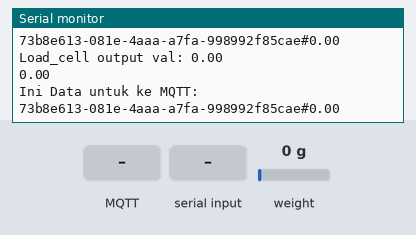
The sketch below on a simulated ESP8266 (NodeMCU). On the bench: the last lines printed to the serial monitor. The test bench sets the inputs (shaded band); at power-on: weight on the scale 0 g. WiFi joins after 1.5 s; servers stay silent unless stated; EEPROM starts erased; no MQTT or app messages arrive unless stated.

Above: at 5.6 s.
5.7 s: MQTT message "t" arrives on the first subscribed topic
At 6.4 s:
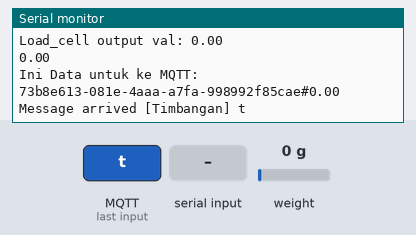
7.4 s: "t\n" received over Serial
8.9 s: MQTT message "1" arrives on the first subscribed topic
At 9.4 s:
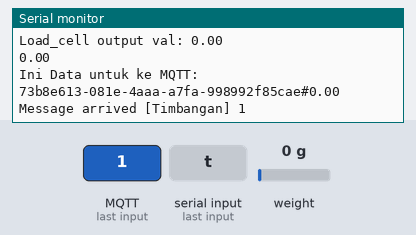
10.5 s: MQTT message "on" arrives on the first subscribed topic
At 10.9 s:
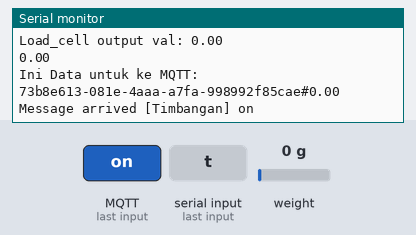
12.0 s: MQTT message "off" arrives on the first subscribed topic
At 12.4 s:
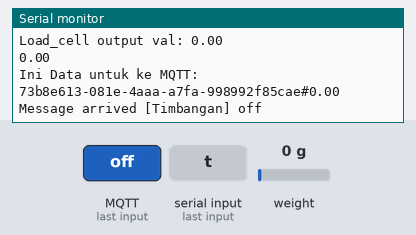
13.5 s: weight on the scale set to 100 g
At 13.9 s:
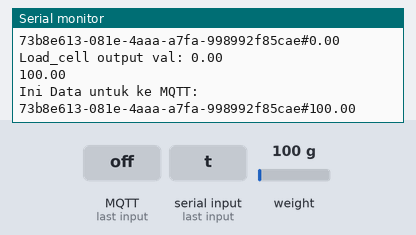

Measured:
- after the input at 5.7 s, the serial monitor: prints a new line after 0.28 s (image 1)
- after the input at 8.9 s, the serial monitor: prints a new line after 0.11 s (image 2)
- after the input at 10.5 s, the serial monitor: prints a new line at once (image 3)
- after the input at 12.0 s, the serial monitor: prints a new line at once (image 4)
- after the input at 13.5 s, the serial monitor: prints a new line after 0.05 s (image 5)

The sketch:

Timbangan_MQTT.ino
```cpp
#include <HX711_ADC.h>
#include <PubSubClient.h> // import Library
#include <ESP8266WiFi.h> // import Library

// --- Library untuk WiFiManager ---
#include <DNSServer.h>
#include <ESP8266WebServer.h>
#include <WiFiManager.h>
// ---------------------------------

#if defined(ESP8266)|| defined(ESP32) || defined(AVR)
#include <EEPROM.h>
#endif

//pins:
const int HX711_dout = D2; //mcu > HX711 dout pin
const int HX711_sck = D6; //mcu > HX711 sck

//HX711 constructor:
HX711_ADC LoadCell(HX711_dout, HX711_sck);

const char* guid                  = "73b8e613-081e-4aaa-a7fa-998992f85cae";

// --- Pengaturan WiFiManager ---
const char* wifiManagerAPName = "LSKK-IWK-LOADCELL-13"; // Nama AP untuk konfigurasi WiFi
const int wifiManagerTimeout = 50; // Timeout portal konfigurasi dalam detik
// ---------------------------------

// const String wifiSsid           = "TEKIDO"; // Dihapus, diganti WiFiManager
// const char* wifiPassword        = "iotworkshop2021"; // Dihapus, diganti WiFiManager
const char* mqttHost              = "iwkrmq.pptik.id"; // Deklarasi untuk link yang akan dituju
const char* mqttUserName          = "/trainerkit:trainerkit"; // Deklarasi untuk nama UserName DI RMQ /survey:survey
const char* mqttPassword          = "12345678"; // Deklarasi untuk Passwordnya di RMQ $surv3yy!
const char* mqttQueueTimbangan    = "Timbangan"; // Deklarasi untuk nama Queue di RMQ
// const char* CL = guid; // Dihapus, diganti MAC Address

WiFiClient espClient;
PubSubClient client(espClient);
byte mac[6]; //array temp mac address //mac memakai 6 byte
String MACAddress; // dari byte dirubah jadi string
////////////////////////////////////////
const int calVal_eepromAdress = 0;
unsigned long t = 0;

// --- Fungsi Setup WiFi Baru dengan WiFiManager ---
void setup_wifi() {
  Serial.println("Memulai konfigurasi WiFi...");

  WiFiManager wm;

  // Atur timeout portal konfigurasi
  wm.setConfigPortalTimeout(wifiManagerTimeout);

  Serial.println("Mencoba menghubungkan ke WiFi terakhir...");

  // autoConnect mencoba menghubungkan ke kredensial tersimpan.
  // Jika gagal, ia akan memulai AP dengan nama 'wifiManagerAPName'.
  if (!wm.autoConnect(wifiManagerAPName)) {
    // Blok ini akan dieksekusi jika portal konfigurasi timeout (50 detik)
    Serial.print("Portal konfigurasi timeout setelah ");
    Serial.print(wifiManagerTimeout);
    Serial.println(" detik.");
    Serial.println("Tidak ada kredensial baru diterima. Restart dan coba lagi...");
    delay(3000);
    ESP.restart(); // Restart ESP untuk mencoba lagi koneksi ke jaringan terakhir
  }

  // Jika sampai di sini, artinya WiFi berhasil terhubung
  Serial.println("");
  Serial.println("WiFi terhubung!");
  Serial.print("Alamat IP: ");
  Serial.println(WiFi.localIP());
}

String mac2String(byte ar[]) {
  String s;
  for (byte i = 0; i < 6; ++i)
  {
    char buf[3];
    sprintf(buf, "%2X", ar[i]);
    s += buf;
    if (i < 5) s += ':';
  }
  return s;
}

void printMACAddress() {
  WiFi.macAddress(mac);
  MACAddress = mac2String(mac);
  Serial.println(MACAddress); // Tampilkan MacAddress
}

// --- Menambahkan fungsi callback (perbaikan bug) ---
void callback(char* topic, byte* payload, unsigned int length) {
  Serial.print("Message arrived [");
  Serial.print(topic);
  Serial.print("] ");
  for (int i = 0; i < length; i++) {
    Serial.print((char)payload[i]);
  }
  Serial.println();
  // Kode ini subscribe ke topiknya sendiri,
  // tapi sepertinya tidak melakukan apa-apa dengan pesannya.
}

void reconnect() {
  // Loop until we're reconnected
  Serial.println("In reconnect...");
  printMACAddress(); // Pastikan MACAddress terisi
  Serial.print("Menggunakan Client ID: ");
  Serial.println(MACAddress);

  while (!client.connected()) {
    Serial.print("Attempting MQTT connection...");
    // Attempt to connect
    if(client.connect(MACAddress.c_str(), mqttUserName, mqttPassword)) { // Diubah dari CL ke MACAddress
      client.subscribe(mqttQueueTimbangan);
      Serial.println("connected");
      Serial.print("Subcribed to: ");
      Serial.println(mqttQueueTimbangan);
      Serial.println('\n');

    } else {
      Serial.print("failed, rc=");
      Serial.print(client.state());
      Serial.println(" try again in 5 seconds");
      // Wait 5 seconds before retrying
      delay(5000);
    }
  }
}

void setup() {
  Serial.begin(115200); delay(500);
  Serial.println();
  Serial.println("Starting...");

  setup_wifi(); // Memanggil fungsi WiFiManager baru
  printMACAddress();
  client.setServer(mqttHost, 1883);
  client.setCallback(callback); // Menambahkan setCallback (perbaikan bug)

  LoadCell.begin();
  //LoadCell.setReverseOutput(); //uncomment to turn a negative output value to positive
  float calibrationValue; // calibration value (see example file "Calibration.ino")
  //calibrationValue = 17163.93; // uncomment this if you want to set the calibration value in the sketch
#if defined(ESP8266)|| defined(ESP32)
  EEPROM.begin(512); // uncomment this if you use ESP8266/ESP32 and want to fetch the calibration value from eeprom
#endif
  EEPROM.get(calVal_eepromAdress, calibrationValue); // uncomment this if you want to fetch the calibration value from eeprom

  unsigned long stabilizingtime = 2000; // preciscion right after power-up can be improved by adding a few seconds of stabilizing time
  boolean _tare = true; //set this to false if you don't want tare to be performed in the next step
  LoadCell.start(stabilizingtime, _tare);
  if (LoadCell.getTareTimeoutFlag()) {
    Serial.println("Timeout, check MCU>HX711 wiring and pin designations");
    while (1);
  }
  else {
    LoadCell.setCalFactor(calibrationValue); // set calibration value (float)
    Serial.println("Startup is complete");
  }
}

void loop() {
  static boolean newDataReady = 0;
  const int serialPrintInterval = 0; //increase value to slow down serial print activity

  if (!client.connected()) {
    reconnect();
  }

  // check for new data/start next conversion:
  if (LoadCell.update()) newDataReady = true;

  // get smoothed value from the dataset:
  if (newDataReady) {
    if (millis() > t + serialPrintInterval) {
      float i = LoadCell.getData();
      if (i < 0) {
        i = 0;
      }
      float dataWeight;
      dataWeight = i;
      Serial.println(dataWeight);
      String convertDataWeight = String(dataWeight);
      String dataRMQ = String(String(guid) + "#" + convertDataWeight );
      char dataToMQTT[50];
      dataRMQ.toCharArray(dataToMQTT, sizeof(dataToMQTT));
      Serial.println("Ini Data untuk ke MQTT: ");
      Serial.println(dataToMQTT);
      //Serial.println(" Kg");

      client.publish(mqttQueueTimbangan,dataToMQTT);
      client.loop();
      delay(500); //
      Serial.print("Load_cell output val: ");
      Serial.println(i);
      newDataReady = 0;
      t = millis();
    }
  }

  // receive command from serial terminal, send 't' to initiate tare operation:
  if (Serial.available() > 0) {
    char inByte = Serial.read();
    if (inByte == 't') LoadCell.tareNoDelay();
  }

  // check if last tare operation is complete:
  if (LoadCell.getTareStatus() == true) {
    Serial.println("Tare complete");
  }
}
```
